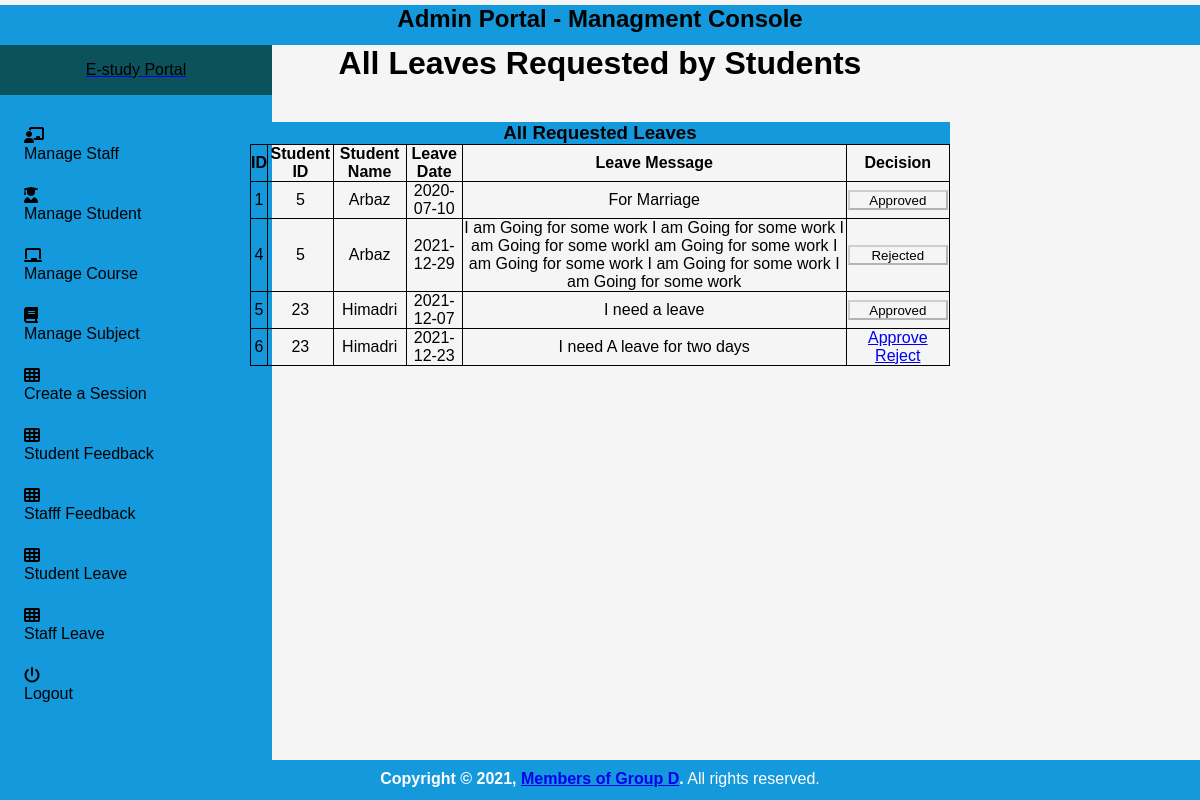
/student_leave_view/ (signed in), run on the app's committed database.
### student_management_app/models.py (models this page shows)
class LeaveReportStudent(models.Model):
    id = models.AutoField(primary_key=True)
    student_id = models.ForeignKey(Students, on_delete=models.CASCADE)
    leave_date = models.CharField(max_length=255)
    leave_message = models.TextField()
    leave_status = models.IntegerField(default=0)
    created_at = models.DateTimeField(auto_now_add=True)
    updated_at = models.DateTimeField(auto_now=True)
    objects = models.Manager()

class Students(models.Model):
    id = models.AutoField(primary_key=True)
    admin = models.OneToOneField(CustomUser, on_delete = models.CASCADE)
    gender = models.CharField(max_length=50)
    profile_pic = models.FileField()
    address = models.TextField()
    course_id = models.ForeignKey(Courses, on_delete=models.DO_NOTHING, default=1)
    session_year_id = models.ForeignKey(SessionYearModel, on_delete=models.CASCADE)
    created_at = models.DateTimeField(auto_now_add=True)
    updated_at = models.DateTimeField(auto_now=True)
    objects = models.Manager()

class CustomUser(AbstractUser):
    user_type_data = ((1, "HOD"), (2, "Staff"), (3, "Student"))
    user_type = models.CharField(default=1, choices=user_type_data, max_length=10)

### student_management_app/HodViews.py (the view)
# urls.py: path('student_leave_view/', HodViews.student_leave_view, name="student_leave_view"),
def student_leave_view(request):
    leaves = LeaveReportStudent.objects.all()
    context = {
        "leaves": leaves
    }
    return render(request, 'hod_template/student_leave_view.html', context)

### student_management_app/LoginCheckMiddleWare.py (called while the page is built, shortened)
    def process_view(self, request, view_func, view_args, view_kwargs):
        modulename = view_func.__module__
        user = request.user
        if user.is_authenticated:
            if user.user_type == "1":
                if modulename == "student_management_app.HodViews":
                    pass
                elif modulename == "student_management_app.views" or modulename == "django.views.static":
                    pass
                else:
                    return redirect("admin_profile")
            else:
                return redirect("home")

### student_management_app/templates/hod_template/student_leave_view.html (shortened to what this page needs)
{% extends 'hod_template/base_template.html' %}
{% block page_title %}
    All Leaves Requested by Students
{% endblock page_title %}
{% block main_content %}
{% load static %}
<html>
<head>
</head>
<body>
<div class="container">
        <div class="container-fluid">
            <div class="row">
                <div class="col-md-12">
                    <div class="card card-primary">
<div class="card-header" style="background-color: #1399DC; margin-top: 40px;">
                            <h3 class="card-title">All Requested Leaves</h3>
                        </div>
                        <div class="table-responsive">
                            <table class="table" style="width: 100%;">
                                <thead>
                                <tr>
                                    <th>ID</th>
                                    <th>Student ID</th>
                                    <th>Student Name</th>
                                    <th>Leave Date</th>
                                    <th>Leave Message</th>
                                    <th>Decision</th>
                                </tr>
                                </thead>
                                {% for leave in leaves %}
                                <tbody>
                                <tr>
                                    <td>{{ leave.id }}</td>
                                    <td>{{ leave.student_id.admin.id }}</td>
                                    <td>{{ leave.student_id.admin.first_name }} {{ feedback.student_id.admin.last_name }}</td>
                                    <td>{{ leave.leave_date }}</td>
                                    <td>{{ leave.leave_message }}</td>
                                    <td>
                                        {% if leave.leave_status == 0 %}
                                            <a href="{% url 'student_leave_approve' leave_id=leave.id %}" class="btn btn-success">Approve</a>
                                            <a href="{% url 'student_leave_reject' leave_id=leave.id %}" class="btn btn-danger">Reject</a>
                                        {% elif leave.leave_status == 1 %}
                                            <button style="background-color: whitesmoke; color: black; width: 100px; height: 20px;" disabled="disabled">Approved</button>
                                        {% else %}
                                            <button style="background-color: whitesmoke; color: black; width: 100px; height: 20px;" disabled="disabled">Rejected</button>
                                        {% endif %}
                                    </td>
                                </tr>
                                </tbody>
                                {% endfor %}
                            </table>
                        </div>
                    </div>
                </div>
            </div>
        </div>
</div></body>
  {% endblock main_content %}

### student_management_app/templates/hod_template/base_template.html (style rules this page uses)
* { box-sizing: border-box; }
body { margin: 0; padding: 0; font-family: Arial, Helvetica, sans-serif; width: 100%; height: 100%; background-color: whitesmoke; }

### student_management_app/templates/hod_template/sidebar_template.html (style rules this page uses)
* { box-sizing: border-box; margin: 0; padding: 0; font-family: "Quicksand", sans-serif; }
body { display: flex; flex-direction: row; background-color: #b4a5a5; }

### student_management_app/templates/hod_template/student_leave_view.html (style rules this page uses)
* { margin: 0; padding: 0; box-sizing: border-box; -webkit-box-sizing: border-box; -moz-box-sizing: border-box; -webkit-font-smoothing: antialiased; -moz-font-smoothing: antialiased; -o-font-smoothing: antialiased; font-smoothing: antialiased; text-rendering: optimizeLegibility; }
body { background: whitesmoke; }
.container { max-width: 700px; width: 100%; margin: 0 auto; position: relative; }
.row { max-font-size: 700px; }
table { border-collapse: collapse; }
th, td { border: 1px solid black; }

### data on the page
LeaveReportStudent: id "1", student_id.admin.id "5", student_id.admin.first_name "Arbaz", leave_date "2020-07-10", leave_message "For Marriage", leave_status "Approved"
LeaveReportStudent: id "4", student_id.admin.id "5", student_id.admin.first_name "Arbaz", leave_date "2021-12-29", leave_message "I am Going for some work I am Going for some work I am Going for some workI am Going for some work I am Going for some work I am Going for some work I am Going for some work", leave_status "Rejected"
LeaveReportStudent: id "5", student_id.admin.id "23", student_id.admin.first_name "Himadri", leave_date "2021-12-07", leave_message "I need a leave", leave_status "Approved"
LeaveReportStudent: id "6", student_id.admin.id "23", student_id.admin.first_name "Himadri", leave_date "2021-12-23", leave_message "I need A leave for two days", leave_status "Approve"
